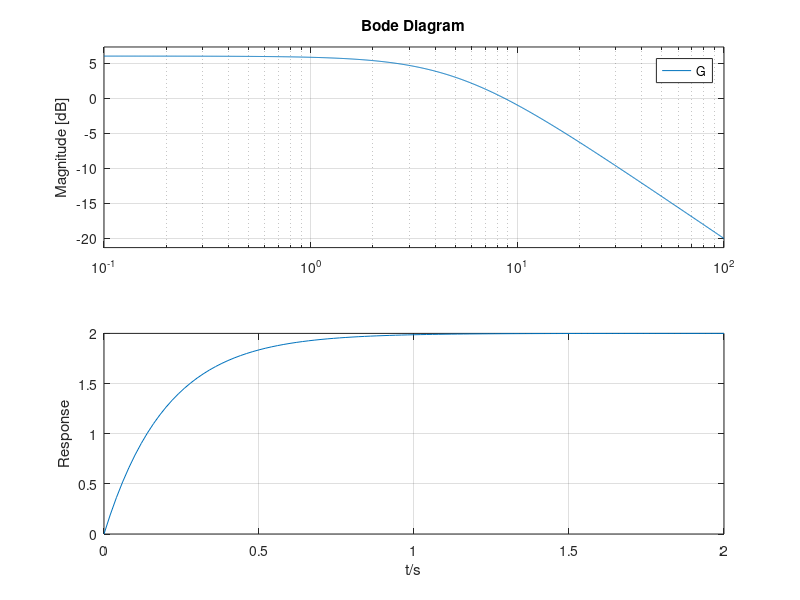

Reproduce this figure in MATLAB. (Note: this script raises an error after producing the figure.)
%mass
m = 0.1;
%damping
d = 0.5;
%transfer function
den = [m,d];
num = [1];
G = tf(num,den)

%Bode diagram
bode(G);grid on

%Step response
t = 0:0.02:2;
SR = step(G,t);
plot(t,SR);grid
xlabel('t/s'),ylabel('Response')

%pole,zero plot
G_zp = zpk(G);
zero = G_zp.z;
pole = G_zp.p;
gain = G_zp.k;
pzmap(G_zp);grid